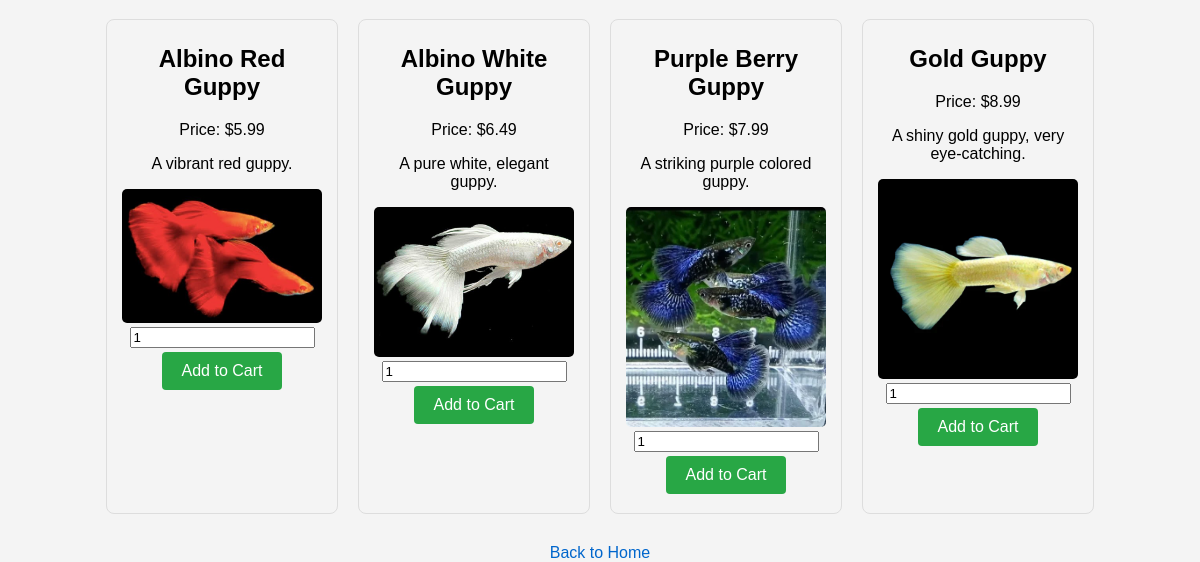
The page /category/Guppies (lower part) on the database as committed earlier.
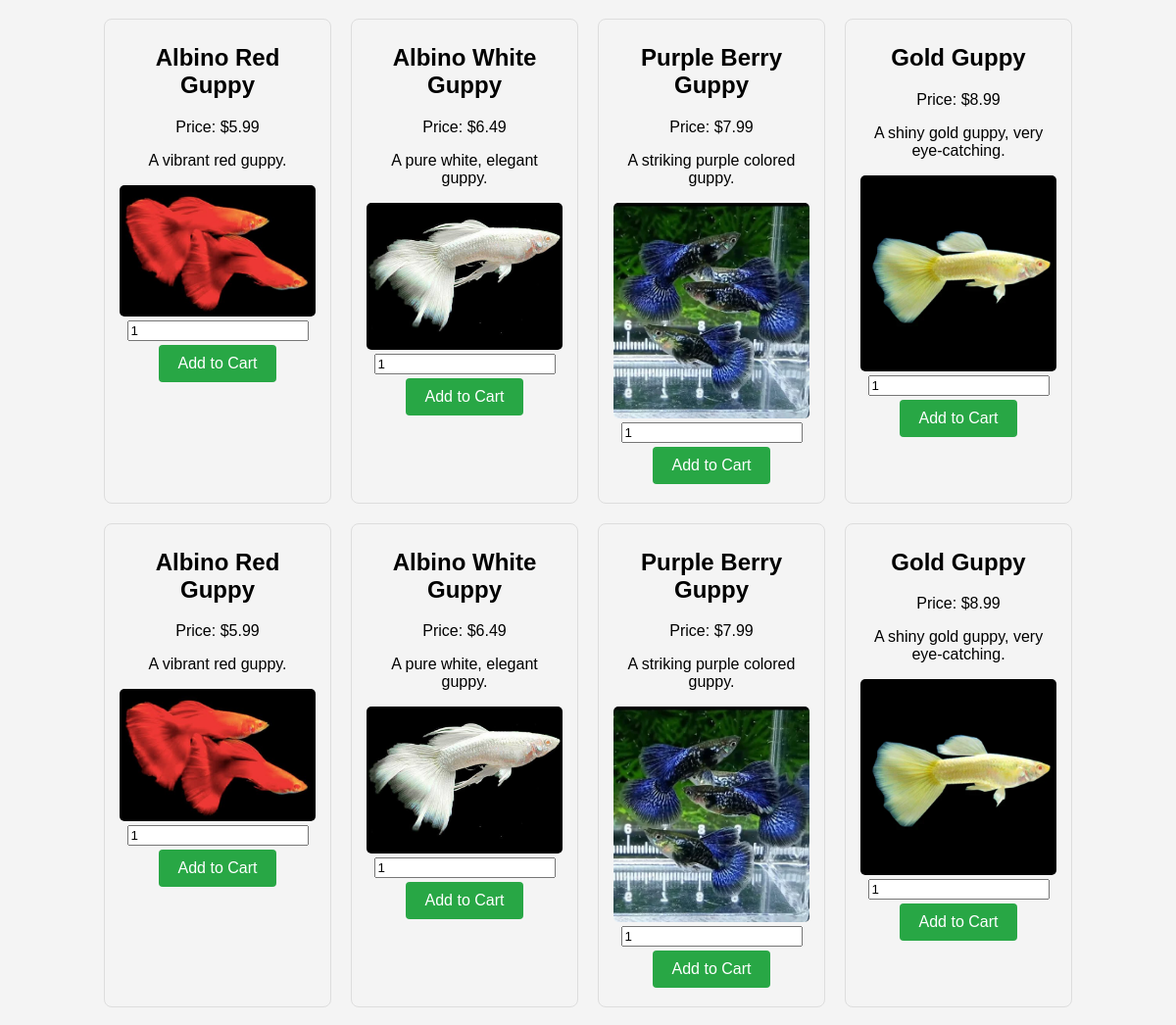
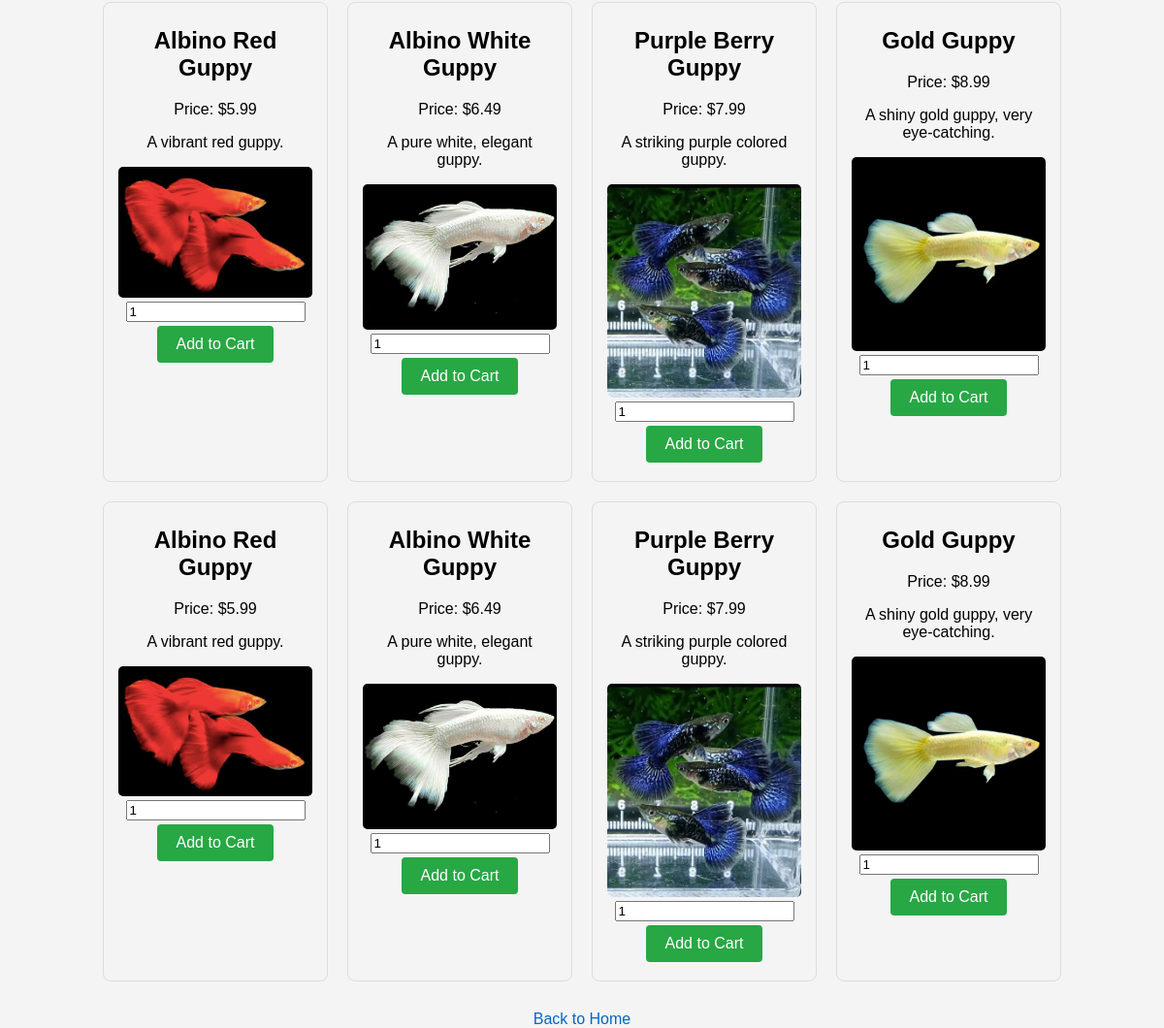
The same page on the database as committed later (2 pictures, top to bottom).
### app.py (models this page shows, shortened)
class Product(db.Model):
    id = db.Column(db.Integer, primary_key=True)
    name = db.Column(db.String(80), nullable=False)
    price = db.Column(db.Float, nullable=False)
    description = db.Column(db.String(200))
    image_filename = db.Column(db.String(200))
    category_id = db.Column(db.Integer, db.ForeignKey('category.id'), nullable=False)

### app.py (the view)
@app.route('/category/<category_name>')
def show_category(category_name):
    category = Category.query.filter_by(name=category_name).first_or_404()
    products = Product.query.filter_by(category_id=category.id).all()
    return render_template('category.html', category=category, products=products)

### templates/category.html (shortened to what this page needs)
<!DOCTYPE html>
<html lang="en">
<head>
    <link rel="stylesheet" href="{{ url_for('static', filename='css/style.css') }}">
</head>
<body>
    <div class="products">
        {% for product in products %}
            <div class="product">
                <h2>{{ product.name }}</h2>
                <p>Price: ${{ product.price }}</p>
                <p>{{ product.description }}</p>
                {% if product.image_filename %}
                    <img src="{{ url_for('static', filename='images/products/' + product.image_filename) }}" alt="{{ product.name }}">
                {% endif %}
                <form action="{{ url_for('add_to_cart') }}" method="post">
                    <input type="number" name="quantity" value="1" min="1">
                    <button type="submit">Add to Cart</button>
                </form>
            </div>
        {% endfor %}
    </div>
    <a href="{{ url_for('home') }}">Back to Home</a>
</body>
</html>

### static/css/style.css (style rules this page uses)
body { font-family: Arial, sans-serif; margin: 0; padding: 0; text-align: center; }
.products { display: flex; flex-wrap: wrap; justify-content: center; padding: 20px; }
.product { margin: 10px; border: 1px solid #ddd; border-radius: 8px; padding: 15px; width: 200px; }
.product img { max-width: 100%; height: auto; border-radius: 5px; }
.product h2 { margin-top: 10px; }
body { font-family: Arial, sans-serif; margin: 0; padding: 0; text-align: center; background-color: #f4f4f4; }
a { color: #06c; text-decoration: none; }
button { background-color: #28a745; border: none; border-radius: 4px; color: white; padding: 10px 20px; text-align: center; text-decoration: none; display: inline-block; font-size: 16px; margin: 4px 2px; cursor: pointer; }

Rows that differ between the two databases and show on the page:
added Product: name "Albino Red Guppy", price "5.99", description "A vibrant red guppy.", image_filename (picture)
added Product: name "Albino White Guppy", price "6.49", description "A pure white, elegant guppy.", image_filename (picture)
added Product: name "Purple Berry Guppy", price "7.99", description "A striking purple colored guppy.", image_filename (picture)
added Product: name "Gold Guppy", price "8.99", description "A shiny gold guppy, very eye-catching.", image_filename (picture)
added Product: name "Albino Red Guppy", price "5.99", description "A vibrant red guppy.", image_filename (picture)
added Product: name "Albino White Guppy", price "6.49", description "A pure white, elegant guppy.", image_filename (picture)
added Product: name "Purple Berry Guppy", price "7.99", description "A striking purple colored guppy.", image_filename (picture)
added Product: name "Gold Guppy", price "8.99", description "A shiny gold guppy, very eye-catching.", image_filename (picture)
added Product: name "Albino Red Guppy", price "5.99", description "A vibrant red guppy.", image_filename (picture)
added Product: name "Albino White Guppy", price "6.49", description "A pure white, elegant guppy.", image_filename (picture)
added Product: name "Purple Berry Guppy", price "7.99", description "A striking purple colored guppy.", image_filename (picture)
added Product: name "Gold Guppy", price "8.99", description "A shiny gold guppy, very eye-catching.", image_filename (picture)
